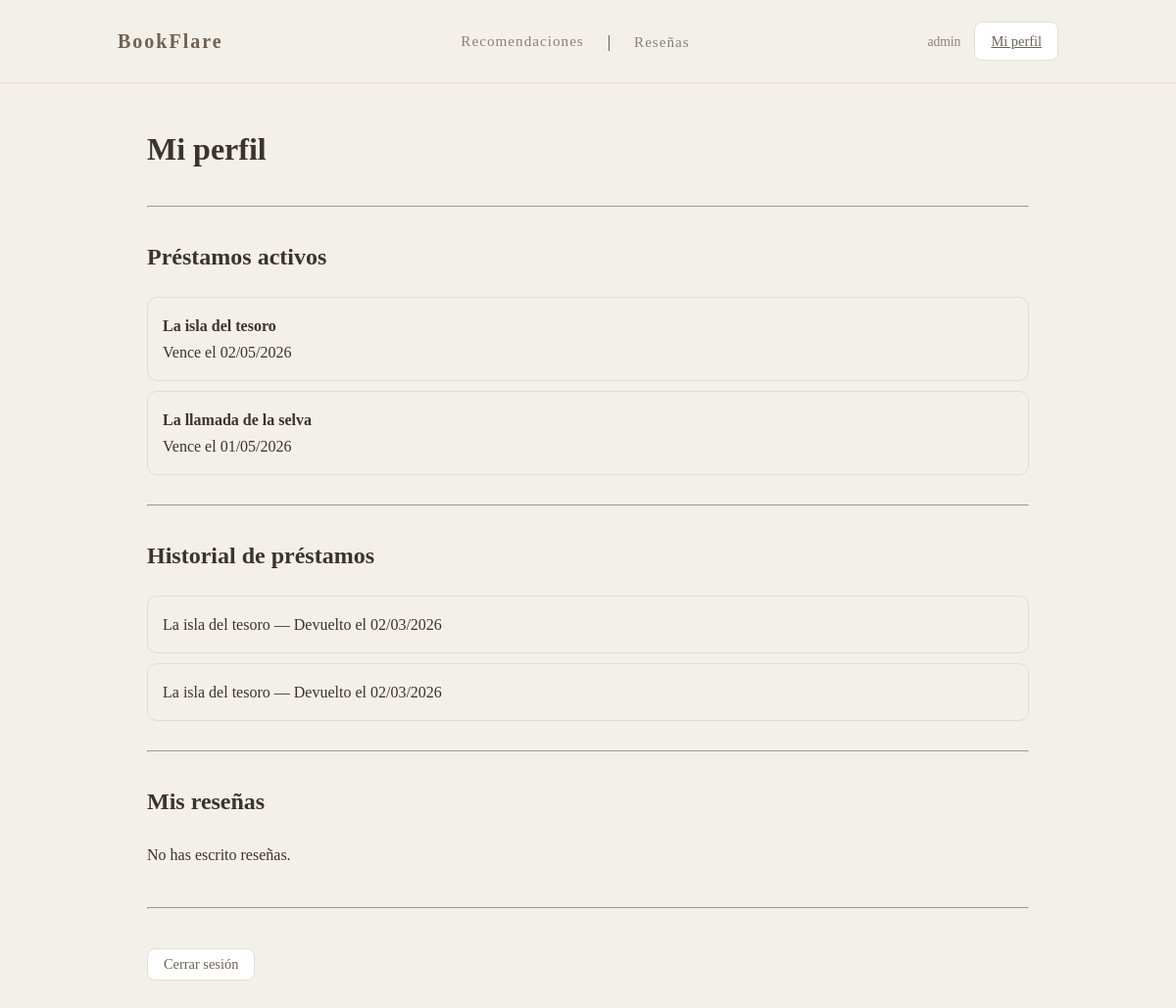
The page /perfil/ (signed in) on the database as committed earlier.
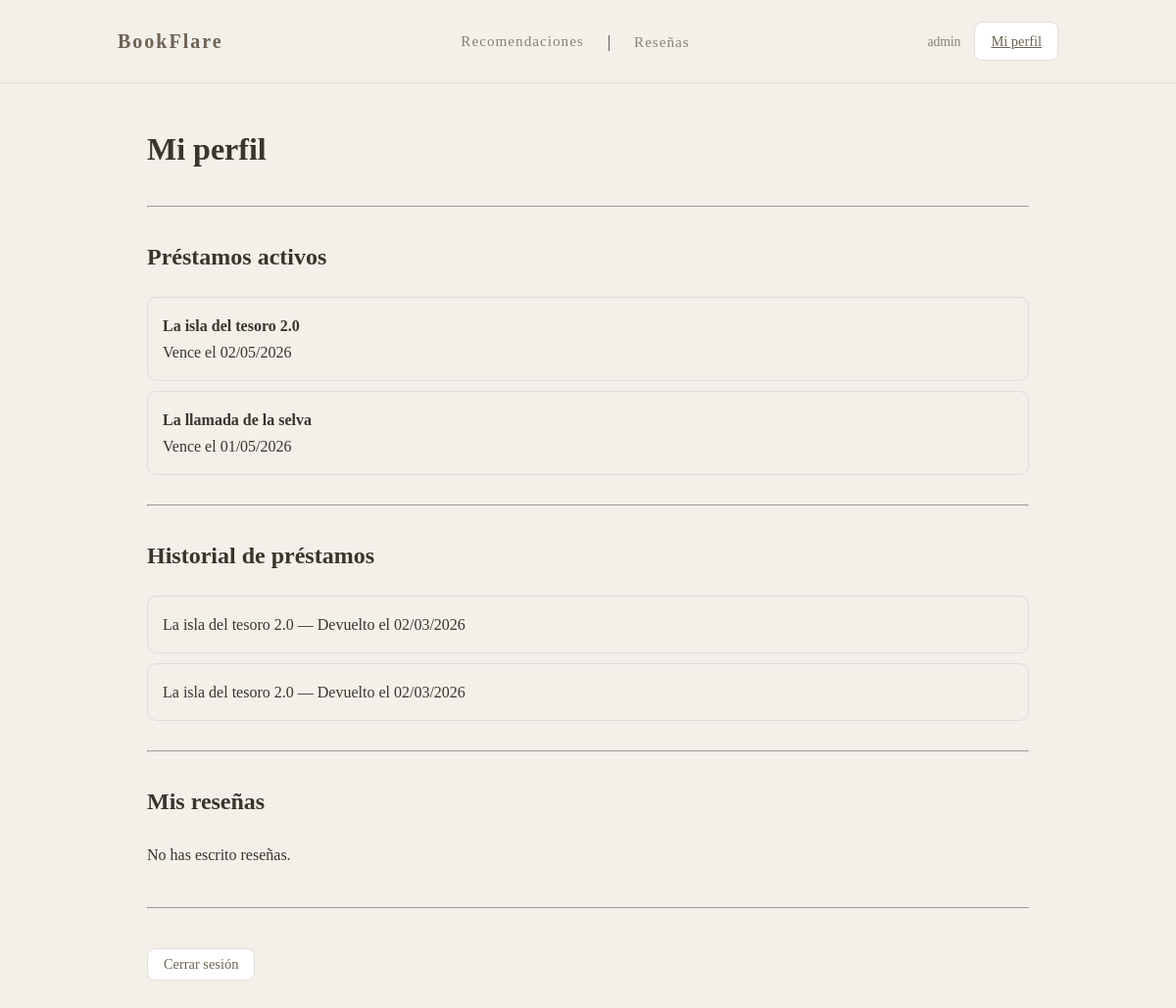
The same page on the database as committed later.
### books/models.py (models this page shows, shortened)
class Prestamo(models.Model):
    class Estado(models.TextChoices):
        ACTIVO = "ACTIVO", "Leyendo"
        FINALIZADO = "FINALIZADO", "Devuelto"
        CADUCADO = "CADUCADO", "Caducado"
    usuario = models.ForeignKey(CustomUser, on_delete=models.CASCADE, related_name="prestamos")
    inventario = models.ForeignKey(Inventario, on_delete=models.CASCADE, related_name="prestamos_activos")
    fecha_inicio = models.DateTimeField(auto_now_add=True)
    fecha_vencimiento = models.DateTimeField(editable=False)
    fecha_devolucion = models.DateTimeField(null=True, blank=True)
    estado = models.CharField(max_length=20, choices=Estado.choices, default=Estado.ACTIVO)
    class Meta:
        verbose_name = "Préstamo"
        ordering = ["-fecha_inicio"]

class Inventario(models.Model):
    biblioteca = models.ForeignKey(Biblioteca, on_delete=models.CASCADE, related_name="inventario")
    libro = models.ForeignKey(Libro, on_delete=models.CASCADE, related_name="inventario_disponible")
    licencias_totales = models.PositiveIntegerField(default=1)
    licencias_ocupadas = models.PositiveIntegerField(default=0)
    class Meta:
        verbose_name = "Inventario de Licencias"
        unique_together = ('biblioteca', 'libro')

class Libro(models.Model):
    isbn = models.CharField(max_length=13, primary_key=True)
    titulo = models.CharField(max_length=200)
    autor = models.CharField(max_length=100)
    genero = models.CharField(max_length=50) #sirve para filtrar por categorias
    descripcion = models.TextField(blank=True)
    anio = models.PositiveIntegerField()
    portada = models.ImageField(upload_to='portadas/', blank=True)
    archivo_digital = models.FileField(upload_to='libros_digitales/', help_text="Archivo del libro (.pdf, .html, etc)")
    visitas_totales = models.PositiveIntegerField(default=0)
    class Meta:
        verbose_name = "Libro Digital"
        verbose_name_plural = "Libros Digitales"
        ordering = ["-visitas_totales"] #ordenados por popularidad

### books/views.py (the view)
# urls.py: path("perfil/", views.perfil, name="perfil"),
@login_required
def perfil(request):
    prestamos_activos = request.user.prestamos.filter(
        estado=Prestamo.Estado.ACTIVO
    )
    prestamos_finalizados = request.user.prestamos.filter(
        estado=Prestamo.Estado.FINALIZADO
    )
    resenas = Reseña.objects.filter(
        usuario=request.user
    ).select_related("libro")
    return render(request, "books/perfil.html", {
        "prestamos_activos": prestamos_activos,
        "prestamos_finalizados": prestamos_finalizados,
        "resenas": resenas
    })

### books/templates/books/perfil.html (shortened to what this page needs)
{% extends "base.html" %}
{% block content %}
<div style="max-width:900px; margin:40px auto;">
    <h1>Mi perfil</h1>
    <hr style="margin:30px 0;">
    <h2>Préstamos activos</h2>
    {% if prestamos_activos %}
        {% for p in prestamos_activos %}
            <div style="padding:15px; margin-bottom:10px; border:1px solid #ddd; border-radius:10px;">
                <strong>{{ p.inventario.libro.titulo }}</strong><br>
                Vence el {{ p.fecha_vencimiento|date:"d/m/Y" }}
            </div>
        {% endfor %}
    {% else %}
        <p>No tienes préstamos activos.</p>
    {% endif %}
    <hr style="margin:30px 0;">
    <h2>Historial de préstamos</h2>
    {% if prestamos_finalizados %}
        {% for p in prestamos_finalizados %}
            <div style="padding:15px; margin-bottom:10px; border:1px solid #ddd; border-radius:10px;">
                {{ p.inventario.libro.titulo }} — Devuelto el {{ p.fecha_devolucion|date:"d/m/Y" }}
            </div>
        {% endfor %}
    {% else %}
        <p>No tienes historial de préstamos.</p>
    {% endif %}
    <hr style="margin:30px 0;">
    <h2>Mis reseñas</h2>
    {% if resenas %}
        {% for r in resenas %}
            <div style="padding:15px; margin-bottom:10px; border:1px solid #ddd; border-radius:10px;">
                <strong>{{ r.libro.titulo }}</strong><br>
                ⭐ {{ r.rating }}/5
                {% if r.comentario %}
                    <p>{{ r.comentario }}</p>
                {% endif %}
            </div>
        {% endfor %}
    {% else %}
        <p>No has escrito reseñas.</p>
    {% endif %}
    <hr style="margin:40px 0;">
    <form method="post" action="{% url 'logout' %}">
        <button class="btn btn--outline-danger">Cerrar sesión</button>
    </form>
</div>
{% endblock %}

Rows that differ between the two databases and show on the page:
changed through a linked row, Prestamo (number 1 of 4 on the later page): inventario.libro.titulo "La isla del tesoro" → "La isla del tesoro 2.0"
changed through a linked row, Prestamo (number 3 of 4 on the later page): inventario.libro.titulo "La isla del tesoro" → "La isla del tesoro 2.0"
changed through a linked row, Prestamo (number 4 of 4 on the later page): inventario.libro.titulo "La isla del tesoro" → "La isla del tesoro 2.0"
